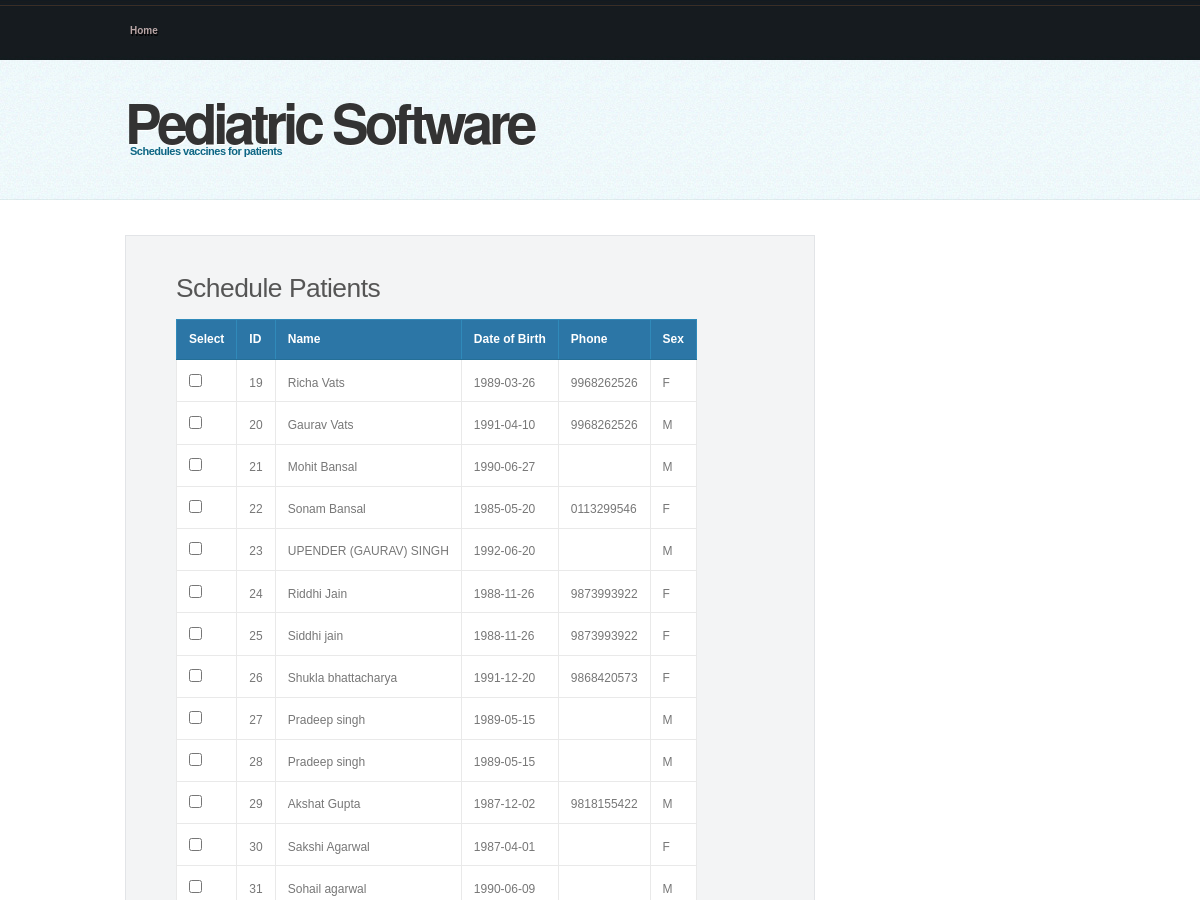
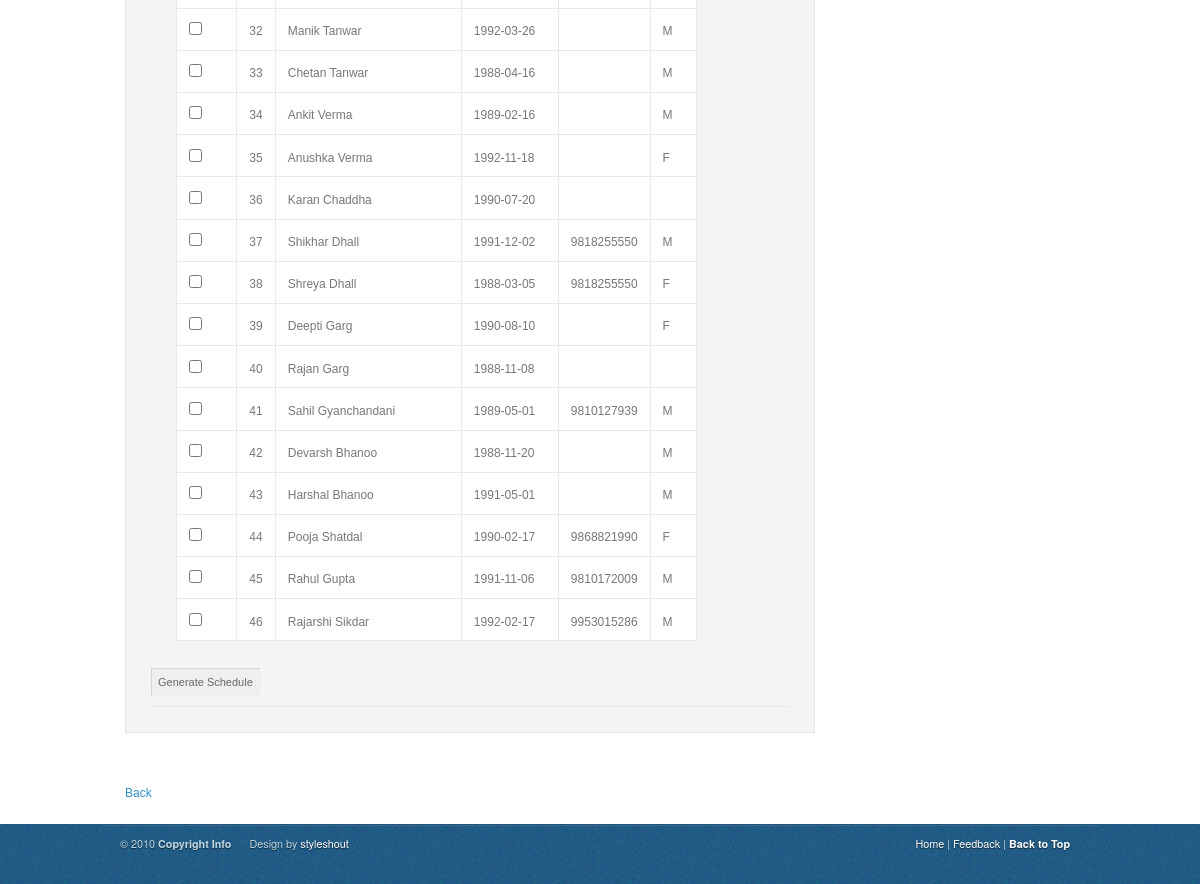
Page /schedule.php on the committed database (2 pictures, top to bottom).
### tables this page shows
CREATE TABLE IF NOT EXISTS `patients` (
  `id` int(11) NOT NULL AUTO_INCREMENT,
  `id_dob` varchar(6) NOT NULL,
  `name` varchar(25) NOT NULL,
  `first_name` varchar(25) NOT NULL,
  `middle_name` varchar(25) DEFAULT NULL,
  `last_name` varchar(25) NOT NULL,
  `father_name` varchar(25) DEFAULT NULL,
  `father_occ` varchar(25) DEFAULT NULL,
  `mother_name` varchar(25) DEFAULT NULL,
  `mother_occ` varchar(25) DEFAULT NULL,
  `address` varchar(100) DEFAULT NULL,
  `sibling` varchar(20) NOT NULL DEFAULT '0',
  `pin` varchar(6) DEFAULT NULL,
  `res_phone` varchar(10) DEFAULT NULL,
  `office_phone` varchar(10) DEFAULT NULL,
  `dob` date NOT NULL,
  `email` varchar(100) DEFAULT NULL,
  `phone` varchar(15) DEFAULT NULL,
  `phone2` varchar(15) DEFAULT NULL,
  `sex` enum('M','F') NOT NULL DEFAULT 'M',
  `born_at` varchar(25) DEFAULT NULL,
  `mode_of_delivery` enum('Normal','Caesarean','Forceps','Vacuum') DEFAULT 'Normal',
  `birth_weight` varchar(10) DEFAULT NULL,
  `comp_preg` varchar(25) DEFAULT 'No',
  `comp_deli` varchar(25) DEFAULT 'No',
  `cry_birth` varchar(25) DEFAULT 'Yes',
  `admit_hospital` varchar(25) DEFAULT 'No',
  `injury_child` varchar(25) DEFAULT 'No',
  `prev_surgery` varchar(25) DEFAULT 'No',
  `allergy_child` varchar(25) DEFAULT 'No',
  `other_info` varchar(25) DEFAULT 'No',
  `diabetes` varchar(25) DEFAULT 'No',
  `asthma` varchar(25) DEFAULT 'No',
  `cardiac` varchar(25) DEFAULT 'No',
  `hypertension` varchar(25) DEFAULT 'No',
  `tuberculosis` varchar(25) DEFAULT 'No',
  `other_fam_history` varchar(25) DEFAULT 'No',
  `breast_feed_month` varchar(10) DEFAULT NULL,
  `solid_month` varchar(10) DEFAULT NULL,
  PRIMARY KEY (`id`)
);

### schedule.php (the view, shortened to what this page needs)
<?php include('header.php');
?>
<form action="" method="post" enctype="multipart/form-data" style="width:auto">
<h3>Schedule Patients</h3>
<table>
	<tbody>
		<tr>
			<th>Select</th>
			<th>ID</th>
			<th>Name</th>
			<th>Date of Birth</th>
			<th>Phone</th>
			<th>Sex</th>
		</tr>
		<?php $result = mysqli_query($link, "SELECT * FROM patients WHERE 1");
		while($row = mysqli_fetch_assoc($result))
		{
			echo "<tr>";
			echo "<td><input type=\"checkbox\" name=\"id[]\" value=".$row['id']." /></td>";
			echo "<td>".$row['id']."</td>";
			echo "<td>".$row['name']."</td>";
			echo "<td>".$row['dob']."</td>";
			echo "<td>".$row['phone']."</td>";
			echo "<td>".$row['sex']."</td>";
			echo "</tr>";
		}
		?>
	</tbody>
</table>
<p>
<input type="submit" name="submit" value="Generate Schedule"/>
</p>
</form>
<?php include('footer.php'); ?>

### css/coolblue.css (style rules this page uses)
body { font: 12px/170% 'Lucida Grande', 'Lucida Sans Unicode', Geneva, Verdana, Sans-Serif; color: #777; margin: 0; padding: 0; background: url(../images/bg.jpg); }
h1, h2, h3, h4 { font: bold 1em/1.5em 'Lucida Grande', 'Lucida Sans Unicode', Geneva, Verdana, Sans-Serif; color: #555; margin: 8px 25px; }
h3 { font-size: 2.2em; font-weight: normal; letter-spacing: -0.5px; padding-top: 15px; }
p, dl { margin: 10px 25px; }
table { border-collapse: collapse; margin: 10px 25px; }
tr { background: #FFF; }
th, td { text-align: left; border-width: 1px; border-style: solid; }
th { padding: .8em 1em; background: #2C76A6; border-color: #308ABA #308ABA #246F97 #308ABA; color: #fff; font-weight: bold; }
td { border-color: #E9E9E9; padding: .7em 1em; }
form { margin: 10px 25px 10px 25px; padding: 10px 25px 25px 25px; background: #F3F4F5; border: 1px solid #E2E4E7; width: 477px; }
form p { border-bottom: 1px solid #E6E6E6; padding: 12px 0 5px 0; margin: 0; color: #2C76A6; }
input, select, textarea { margin: 5px 0; padding: 7px 6px; color: #6A6969; border-width: 1px; border-style: solid; border-color: #D4D4D4 #EBEBEB #EBEBEB #D4D4D4; font: 11px 'Lucida Grande', Verdana, Helvetica, sans-serif; }

### rows in the picture
patients: id "19", name "Richa Vats", dob "1989-03-26", phone "9968262526", sex "F"
patients: id "20", name "Gaurav Vats", dob "1991-04-10", phone "9968262526", sex "M"
patients: id "21", name "Mohit Bansal", dob "1990-06-27", sex "M"
patients: id "22", name "Sonam Bansal", dob "1985-05-20", phone "0113299546", sex "F"
patients: id "23", name "UPENDER (GAURAV) SINGH", dob "1992-06-20", sex "M"
patients: id "24", name "Riddhi Jain", dob "1988-11-26", phone "9873993922", sex "F"
patients: id "25", name "Siddhi jain", dob "1988-11-26", phone "9873993922", sex "F"
patients: id "26", name "Shukla bhattacharya", dob "1991-12-20", phone "9868420573", sex "F"
patients: id "27", name "Pradeep singh", dob "1989-05-15", sex "M"
patients: id "28", name "Pradeep singh", dob "1989-05-15", sex "M"
patients: id "29", name "Akshat Gupta", dob "1987-12-02", phone "9818155422", sex "M"
patients: id "30", name "Sakshi Agarwal", dob "1987-04-01", sex "F"
patients: id "31", name "Sohail agarwal", dob "1990-06-09", sex "M"
patients: id "32", name "Manik Tanwar", dob "1992-03-26", sex "M"
patients: id "33", name "Chetan Tanwar", dob "1988-04-16", sex "M"
patients: id "34", name "Ankit Verma", dob "1989-02-16", sex "M"
patients: id "35", name "Anushka Verma", dob "1992-11-18", sex "F"
patients: id "36", name "Karan Chaddha", dob "1990-07-20"
patients: id "37", name "Shikhar Dhall", dob "1991-12-02", phone "9818255550", sex "M"
patients: id "38", name "Shreya Dhall", dob "1988-03-05", phone "9818255550", sex "F"
patients: id "39", name "Deepti Garg", dob "1990-08-10", sex "F"
patients: id "40", name "Rajan Garg", dob "1988-11-08"
patients: id "41", name "Sahil Gyanchandani", dob "1989-05-01", phone "9810127939", sex "M"
patients: id "42", name "Devarsh Bhanoo", dob "1988-11-20", sex "M"
patients: id "43", name "Harshal Bhanoo", dob "1991-05-01", sex "M"
patients: id "44", name "Pooja Shatdal", dob "1990-02-17", phone "9868821990", sex "F"
patients: id "45", name "Rahul Gupta", dob "1991-11-06", phone "9810172009", sex "M"
patients: id "46", name "Rajarshi Sikdar", dob "1992-02-17", phone "9953015286", sex "M"
